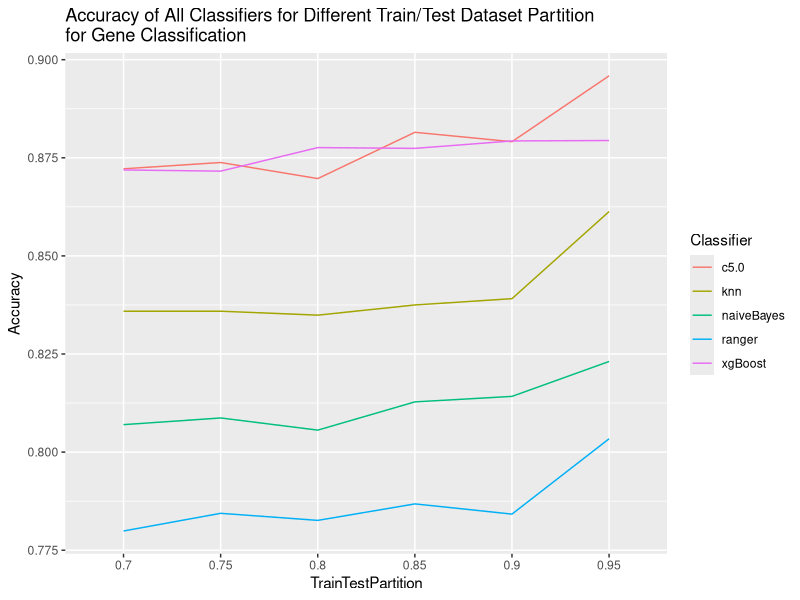
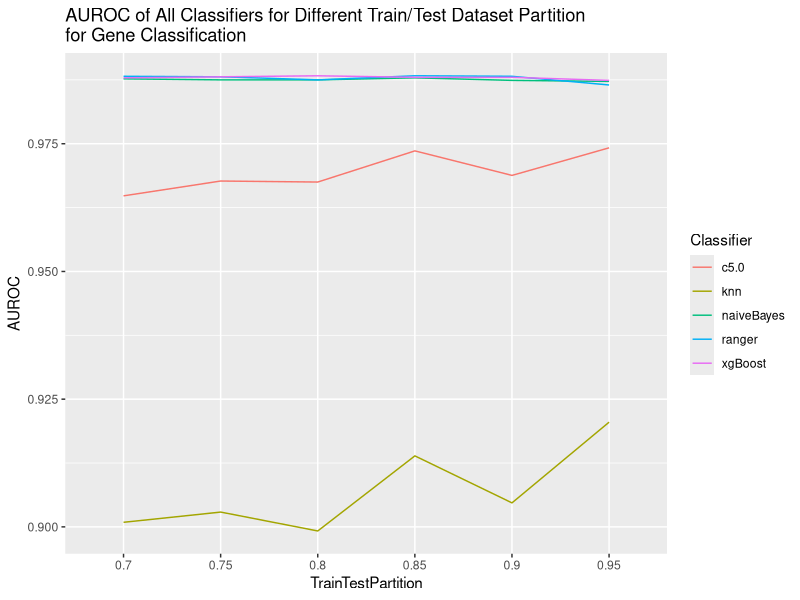
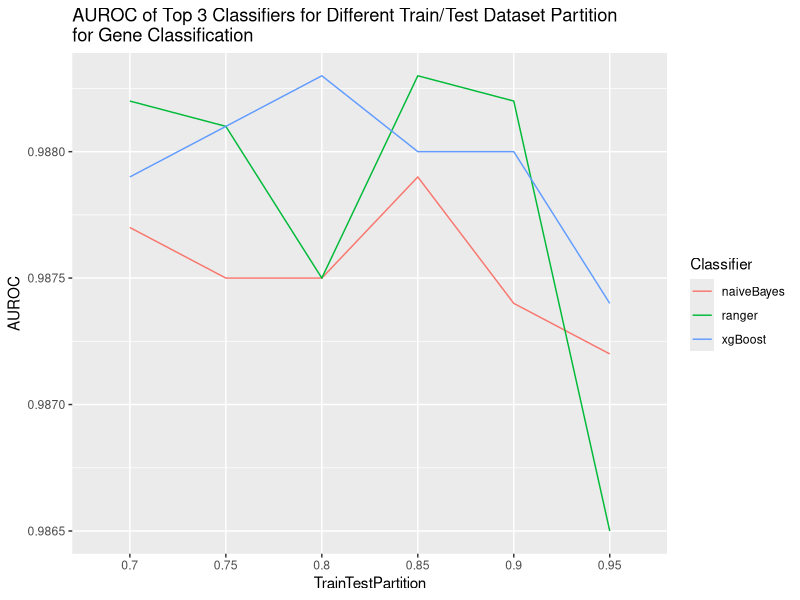

The R source for these figures, in order:
library(readxl)
library(tidyverse)

resultsGene <- read_excel("Model Building/Results/results.xlsx", sheet = "Gene", na = "NA")

resultsGene$Classifier <- factor(resultsGene$Classifier)
resultsGene$TrainTestPartition <- factor(resultsGene$TrainTestPartition)

#accuracy----
resultsGene %>%
  ggplot(aes(x=TrainTestPartition, y=Accuracy, group=Classifier, color=Classifier)) +
  geom_line() +
  ggtitle("Accuracy of All Classifiers for Different Train/Test Dataset Partition \nfor Gene Classification")

#auroc for all----
resultsGene %>%
  ggplot(aes(x=TrainTestPartition, y=AUROC, group=Classifier, color=Classifier)) +
  geom_line() +
  ggtitle("AUROC of All Classifiers for Different Train/Test Dataset Partition \nfor Gene Classification")

#auroc for top 3----
resultsGene %>%
  filter(Classifier != "knn" & Classifier != "c5.0") %>%
  ggplot(aes(x=TrainTestPartition, y=AUROC, group=Classifier, color=Classifier)) +
  geom_line() +
  ggtitle("AUROC of Top 3 Classifiers for Different Train/Test Dataset Partition \nfor Gene Classification")